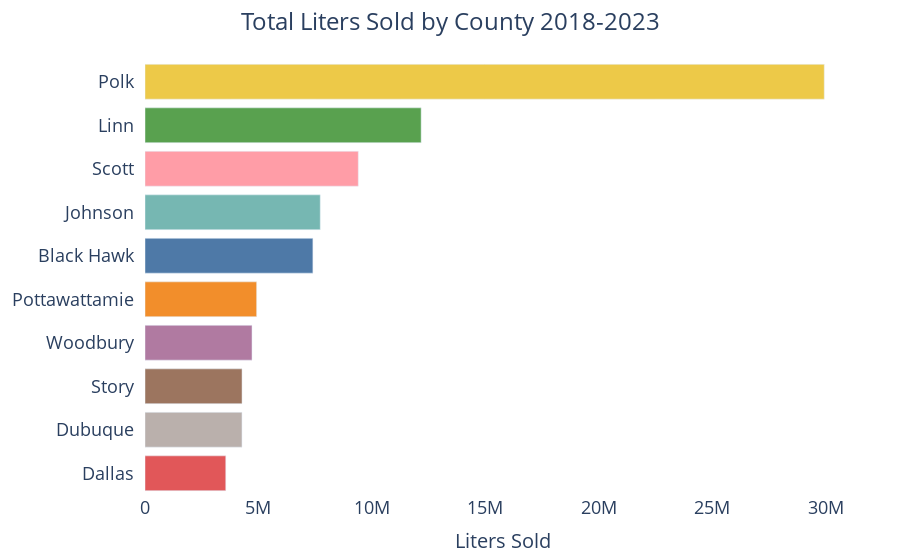

The notebook cell this image was saved under:
### Code cell
fig = px.bar(
    liters_per_county_df,
    x='liters_sold',
    y='county',
    orientation='h',  # Horizontal bar chart
    color='county',  # Assign colors based on 'county' field
    color_discrete_map=county_colors,  # Apply custom colors
    labels={'liters_sold': 'Liters Sold ', 'county': 'County '},  # Custom labels
    height=600  # Adjust height to accommodate all counties
)

# Update layout
fig.update_layout(
    xaxis=dict(
        title='Liters Sold',
        tickfont=dict(size=18),
        title_font = dict(size = 20)

    ), 
    yaxis=dict(
        title=None,
        tickfont=dict(size=18),
        ticksuffix = '  '#
    ),
    
    title=dict(
        text = "Total Liters Sold by County 2018-2023",
        x = .5,
        xanchor = 'center'
     ),

    showlegend=False,  # Hide legend since colors are used for encoding 'county'
    plot_bgcolor='rgba(0,0,0,0)',  # Transparent background for the plot area
    margin=dict(l=40, r=40, t=60, b=40),  # Left, Right, Top, Bottom margins
    title_font_size = 24
)

fig.show()

### Figure 1 — Plotly figure (JSON) as saved in the notebook; plotly's stock layout.template omitted (floating-point values rounded to 4 significant figures)
{"data": [{"alignmentgroup": "True", "hovertemplate": "County =%{y}<br>Liters Sold =%{x}<extra></extra>", "legendgroup": "Polk", "marker": {"color": "#edc948", "pattern": {"shape": ""}}, "name": "Polk", "offsetgroup": "Polk", "orientation": "h", "showlegend": true, "textposition": "auto", "type": "bar", "x": [29930000.0], "xaxis": "x", "y": ["Polk"], "yaxis": "y"}, {"alignmentgroup": "True", "hovertemplate": "County =%{y}<br>Liters Sold =%{x}<extra></extra>", "legendgroup": "Linn", "marker": {"color": "#59a14f", "pattern": {"shape": ""}}, "name": "Linn", "offsetgroup": "Linn", "orientation": "h", "showlegend": true, "textposition": "auto", "type": "bar", "x": [12170000.0], "xaxis": "x", "y": ["Linn"], "yaxis": "y"}, {"alignmentgroup": "True", "hovertemplate": "County =%{y}<br>Liters Sold =%{x}<extra></extra>", "legendgroup": "Scott", "marker": {"color": "#ff9da7", "pattern": {"shape": ""}}, "name": "Scott", "offsetgroup": "Scott", "orientation": "h", "showlegend": true, "textposition": "auto", "type": "bar", "x": [9397000.0], "xaxis": "x", "y": ["Scott"], "yaxis": "y"}, {"alignmentgroup": "True", "hovertemplate": "County =%{y}<br>Liters Sold =%{x}<extra></extra>", "legendgroup": "Johnson", "marker": {"color": "#76b7b2", "pattern": {"shape": ""}}, "name": "Johnson", "offsetgroup": "Johnson", "orientation": "h", "showlegend": true, "textposition": "auto", "type": "bar", "x": [7722000.0], "xaxis": "x", "y": ["Johnson"], "yaxis": "y"}, {"alignmentgroup": "True", "hovertemplate": "County =%{y}<br>Liters Sold =%{x}<extra></extra>", "legendgroup": "Black Hawk", "marker": {"color": "#4e79a7", "pattern": {"shape": ""}}, "name": "Black Hawk", "offsetgroup": "Black Hawk", "orientation": "h", "showlegend": true, "textposition": "auto", "type": "bar", "x": [7397000.0], "xaxis": "x", "y": ["Black Hawk"], "yaxis": "y"}, {"alignmentgroup": "True", "hovertemplate": "County =%{y}<br>Liters Sold =%{x}<extra></extra>", "legendgroup": "Pottawattamie", "marker": {"color": "#f28e2b", "pattern": {"shape": ""}}, "name": "Pottawattamie", "offsetgroup": "Pottawattamie", "orientation": "h", "showlegend": true, "textposition": "auto", "type": "bar", "x": [4920000.0], "xaxis": "x", "y": ["Pottawattamie"], "yaxis": "y"}, {"alignmentgroup": "True", "hovertemplate": "County =%{y}<br>Liters Sold =%{x}<extra></extra>", "legendgroup": "Woodbury", "marker": {"color": "#b07aa1", "pattern": {"shape": ""}}, "name": "Woodbury", "offsetgroup": "Woodbury", "orientation": "h", "showlegend": true, "textposition": "auto", "type": "bar", "x": [4715000.0], "xaxis": "x", "y": ["Woodbury"], "yaxis": "y"}, {"alignmentgroup": "True", "hovertemplate": "County =%{y}<br>Liters Sold =%{x}<extra></extra>", "legendgroup": "Story", "marker": {"color": "#9c755f", "pattern": {"shape": ""}}, "name": "Story", "offsetgroup": "Story", "orientation": "h", "showlegend": true, "textposition": "auto", "type": "bar", "x": [4276000.0], "xaxis": "x", "y": ["Story"], "yaxis": "y"}, {"alignmentgroup": "True", "hovertemplate": "County =%{y}<br>Liters Sold =%{x}<extra></extra>", "legendgroup": "Dubuque", "marker": {"color": "#bab0ac", "pattern": {"shape": ""}}, "name": "Dubuque", "offsetgroup": "Dubuque", "orientation": "h", "showlegend": true, "textposition": "auto", "type": "bar", "x": [4273000.0], "xaxis": "x", "y": ["Dubuque"], "yaxis": "y"}, {"alignmentgroup": "True", "hovertemplate": "County =%{y}<br>Liters Sold =%{x}<extra></extra>", "legendgroup": "Dallas", "marker": {"color": "#e15759", "pattern": {"shape": ""}}, "name": "Dallas", "offsetgroup": "Dallas", "orientation": "h", "showlegend": true, "textposition": "auto", "type": "bar", "x": [3559000.0], "xaxis": "x", "y": ["Dallas"], "yaxis": "y"}], "layout": {"autosize": true, "barmode": "relative", "legend": {"title": {"text": "County "}, "tracegroupgap": 0}, "margin": {"b": 40, "l": 40, "r": 40, "t": 60}, "plot_bgcolor": "rgba(0, 0, 0, 0)", "showlegend": false, "title": {"font": {"size": 24}, "text": "Total Liters Sold by County 2018-2023", "x": 0.5, "xanchor": "center"}, "xaxis": {"anchor": "y", "autorange": true, "domain": [0, 1], "range": [0, 31510000.0], "tickfont": {"size": 18}, "title": {"font": {"size": 20}, "text": "Liters Sold"}, "type": "linear"}, "yaxis": {"anchor": "x", "autorange": true, "categoryarray": ["Dallas", "Dubuque", "Story", "Woodbury", "Pottawattamie", "Black Hawk", "Johnson", "Scott", "Linn", "Polk"], "categoryorder": "array", "domain": [0, 1], "range": [-0.5, 9.5], "tickfont": {"size": 18}, "ticksuffix": "  ", "title": {}, "type": "category"}}}
